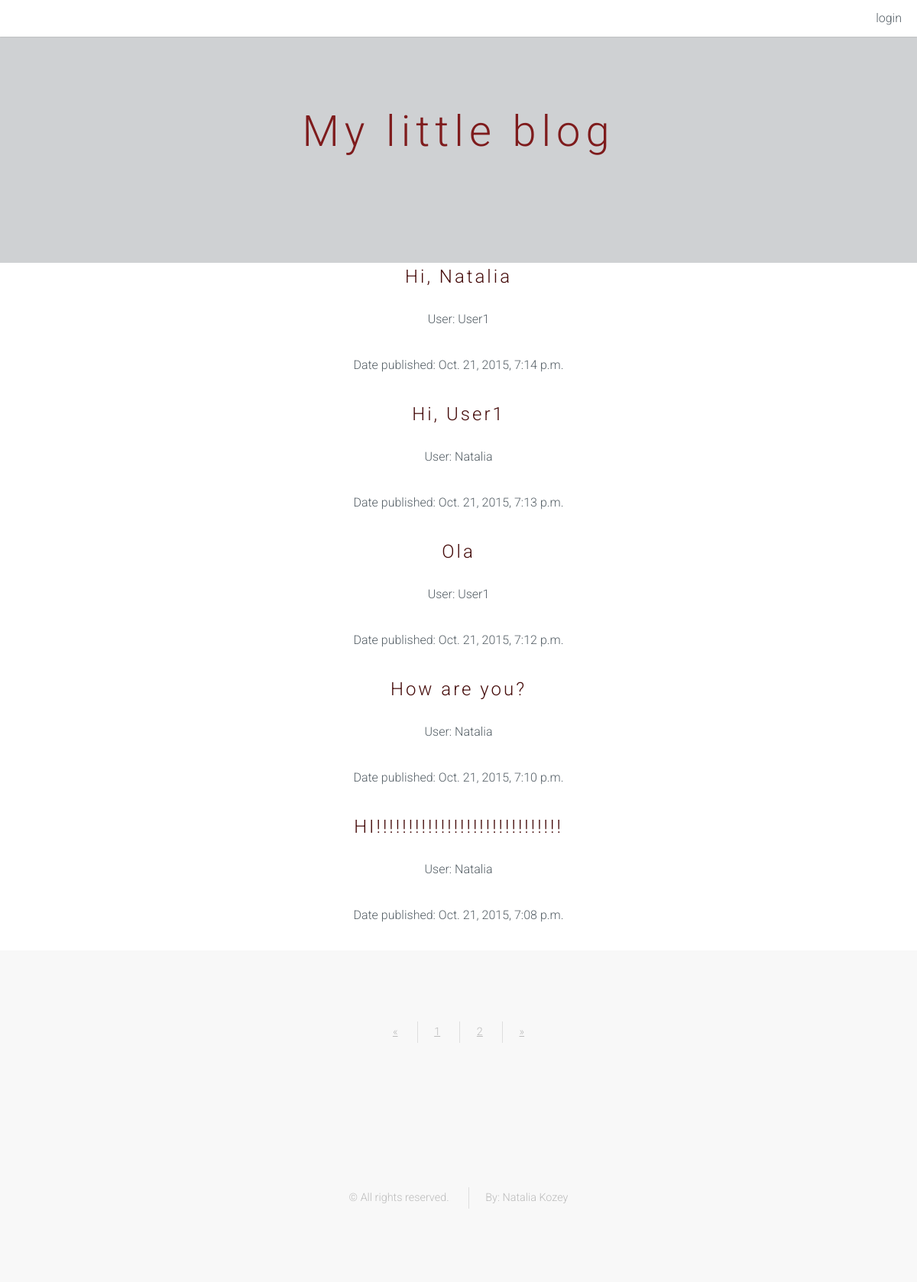
The page / on the database its author committed.
### my_blog/models.py (models this page shows, shortened)
class Message(models.Model):
    text = models.CharField(max_length=500)
    date_published = models.DateTimeField(auto_now_add=True)
    mes_user = models.ForeignKey(User)

### my_blog/views.py (the view, shortened to what this page needs)
# urls.py: url(r'^$', 'my_blog.views.add_message'),
def add_message(request, page_number=1):
    messages = Message.objects.filter(date_published__lte=timezone.now()).order_by('-date_published')
    current_page = Paginator(messages, 5)
    form = MessageForm(request.POST or None)
    return render_to_response('message.html', {'form': form, 'messages': current_page.page(page_number), 'username': auth.get_user(request).username}, RequestContext(request))

### my_blog/templates/message.html (shortened to what this page needs)
{%extends 'main.html'%}
{%load staticfiles%}
{%block message%}
<div class="container">
    <section class="special">
        {%for mess in messages%}
            <h2>{{mess.text}}</h2>
            <p>User: {{mess.mes_user}}</p>
            <p>Date published: {{mess.date_published}}</p>
        {%endfor%}
    </section>
</div>
    <footer id="footer">
        <div class="container">
                <ul class="copyright">
                    {% if tasks.has_previous%}
                        <li class='arrow'><a href="/page/{{messages.previous_page_number}}/">&laquo;</a></li>
                    {%else%}
                        <li class='arrow unavailable'><a href="">&laquo;</a></li>
                    {%endif%}
                    {%for page in messages.paginator.page_range%}
                    {%if page == messages.number%}
                        <li class="current"><a href="/page/{{page}}/">{{page}}</a></li>
                    {%else%}
                        <li><a href="/page/{{page}}/">{{page}}</a></li>
                    {%endif%}
                    {%endfor%}
                    {%if messages.has_next%}
                        <li class="arrow"><a href="/page/{{messages.next_page_number}}/">&raquo;</a></li>
                    {%else%}
                        <li class='arrow unavailable'><a href="">&raquo;</a></li>
                    {%endif%}
                </ul>
        </div>
    </footer>
{%endblock%}

### templates/main.html (shortened to what this page needs)
<!DOCTYPE html >
{%load staticfiles%}
<html>
    <head>
        <link rel="stylesheet"  href="{%static 'static/css/skel.css' %}" />
        <link rel="stylesheet" href="{%static 'static/css/style.css' %}" />
        <link rel="stylesheet" href="{%static 'static/css/style-xlarge.css'%}" />
    </head>
    <body>
        <header id="header" class="skel-layers-fixed">
            <nav id="nav">
                <ul>
                    {%if username %}
                    <li><a href='/auth/logout/' >logout({{username}})</a></li>
                    {%else%}
                    <li><a href='/auth/login/' >login</a></li>
                    {%endif%}
                </ul>
            </nav>
        </header>
        <section id="banner">
            <div class="inner">
                <h2><a href="/">My little blog</a></h2>
            </div>
        </section>
        {%block message%}{%endblock%}
     <footer id="footer">
            <div class="container">
                <ul class="copyright">
                    <li>&copy; All rights reserved.</li>
                    <li>By: Natalia Kozey</li>
                </ul>
            </div>
        </footer>
    </body>
</html>

### static/css/skel.css (style rules this page uses)
html,body,div,span,applet,object,iframe,h1,h2,h3,h4,h5,h6,p,blockquote,pre,a,abbr,acronym,address,big,cite,code,del,dfn,em,img,ins,kbd,q,s,samp,small,strike,strong,sub,sup,tt,var,b,u,i,center,dl,dt,dd,ol,ul,li,fieldset,form,label,legend,table,caption,tbody,tfoot,thead,tr,th,td,article,aside,canvas,details,embed,figure,figcaption,footer,header,hgroup,menu,nav,output,ruby,section,summary,time,mark,audio,video { margin:0;padding:0;border:0;font-size:100%;font:inherit;vertical-align:baseline; }
article,aside,details,figcaption,figure,footer,header,hgroup,menu,nav,section { display:block; }
body { line-height:1; }
ol,ul { list-style:none; }
body { -webkit-text-size-adjust:none }
*, *:before, *:after { -moz-box-sizing: border-box; -webkit-box-sizing: border-box; box-sizing: border-box; }
body { min-width: 1200px; }
.container { margin-left: auto; margin-right: auto; width: 1200px; }

### static/css/style.css (style rules this page uses)
body { background: #fff; }
body, input, select, textarea { color: #555f66; font-family: "Roboto", Helvetica, sans-serif; font-size: 14pt; font-weight: 300; line-height: 1.75em; }
a { color: #629DD1; text-decoration: underline; }
p { margin: 0 0 2em 0; }
h1, h2, h3, h4, h5, h6 { color: #460c0b; font-weight: 300; line-height: 1em; margin: 0 0 1em 0; letter-spacing: 0.125em; }
h1 a, h2 a, h3 a, h4 a, h5 a, h6 a { color: inherit; text-decoration: none; }
h2 { font-size: 1.5em; line-height: 1.5em; }
section.special, article.special { text-align: center; }
ul { list-style: disc; margin: 0 0 2em 0; padding-left: 1em; }
ul li { padding-left: 0.5em; }
#header { background: #fff; color: #555f66; cursor: default; height: 3em; left: 0; line-height: 3em; position: fixed; top: 0; width: 100%; z-index: 10000; box-shadow: 0 0 0.1em 0 rgba(0, 0, 0, 0.25); }
#header nav { height: inherit; line-height: inherit; position: absolute; right: 1.25em; top: 0; vertical-align: middle; }
#header nav > ul { list-style: none; margin: 0; padding-left: 0; }
#header nav > ul > li { border-radius: 6px; display: inline-block; margin-left: 2em; padding-left: 0; }
#header nav > ul > li a { -moz-transition: color 0.2s ease-in-out; -webkit-transition: color 0.2s ease-in-out; -o-transition: color 0.2s ease-in-out; -ms-transition: color 0.2s ease-in-out; transition: color 0.2s ease-in-out; color: #555f66; display: inline-block; text-decoration: none; }
#header nav > ul > li:first-child { margin-left: 0; }
#banner { width: auto; background-size: cover; background-position: center center; background-repeat: no-repeat; color: #080808; padding: 10em 0; text-align: center; position: relative; }
#banner:before { content: ''; position: absolute; left: 0; top: 0; width: 100%; height: 100%; background: rgba(64, 72, 80, 0.25); }
#banner .inner { position: relative; z-index: 1; }
#banner .inner :last-child { margin-bottom: 0; }
#banner h2, #banner h3, #banner h4, #banner h5, #banner h6 { color: #7e1b1c; }
#banner h2 { font-size: 3.5em; line-height: 1em; margin: 0 0 0.5em 0; padding: 0; }
#footer { background: #f8f8f8; padding: 4em 0 6em 0; }
#footer a { color: inherit; }
#footer .copyright { color: #bbb; font-size: 0.9em; margin: 2em 0 0 0; padding: 0; text-align: center; }
#footer .copyright li { border-left: solid 1px rgba(144, 144, 144, 0.25); display: inline-block; list-style: none; margin-left: 1.5em; padding-left: 1.5em; }
#footer .copyright li:first-child { border-left: 0; margin-left: 0; padding-left: 0; }

### static/css/style-xlarge.css (style rules this page uses)
body, input, select, textarea { font-size: 12pt; }
#banner { padding: 9em 0; }

### rows shown on the page
Message: text "Hi, Natalia", mes_user "User1", date_published "Oct. 21, 2015, 7:14 p.m."
Message: text "Hi, User1", mes_user "Natalia", date_published "Oct. 21, 2015, 7:13 p.m."
Message: text "Ola", mes_user "User1", date_published "Oct. 21, 2015, 7:12 p.m."
Message: text "How are you?", mes_user "Natalia", date_published "Oct. 21, 2015, 7:10 p.m."
Message: text "HI!!!!!!!!!!!!!!!!!!!!!!!!!!!!!", mes_user "Natalia", date_published "Oct. 21, 2015, 7:08 p.m."

### other values the page prints
{{ page }} "1"
{{ page }} "2"
